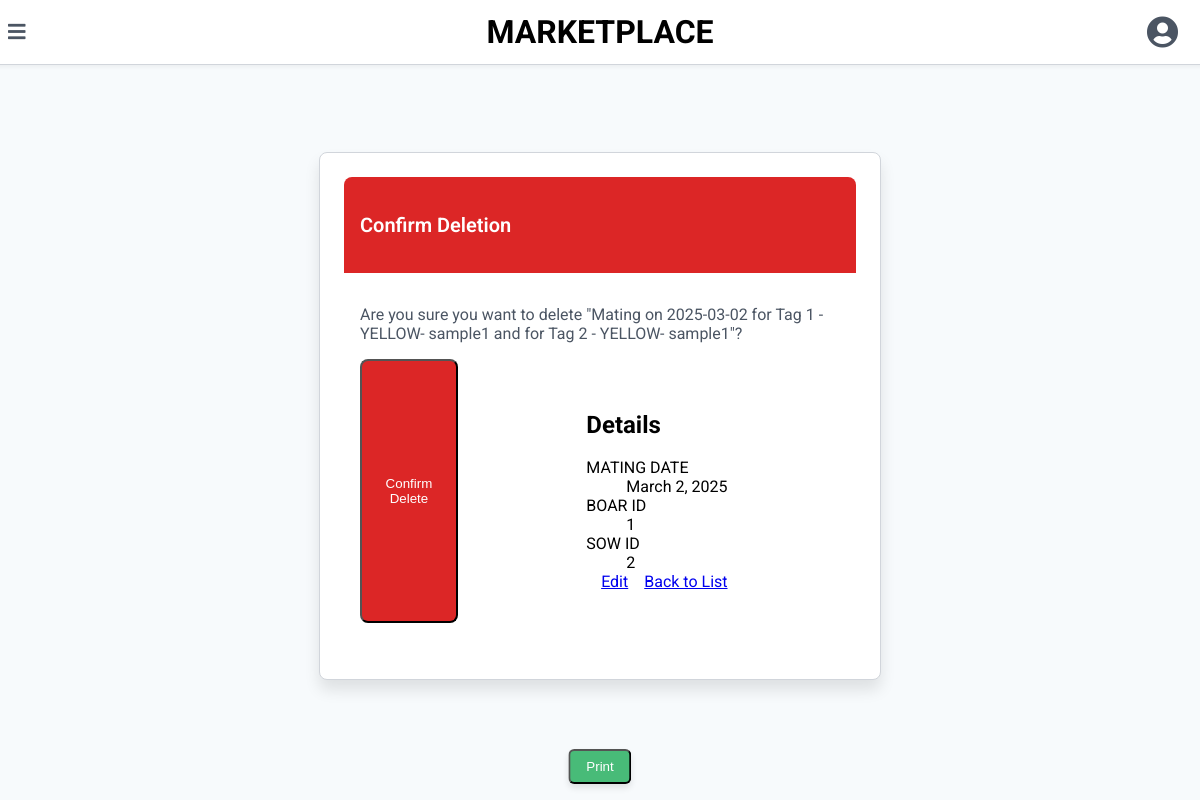
Page /1/details/Mating on the committed database.
### inven/models.py (models this page shows, shortened)
class Mating(models.Model):
    date = models.DateField(_("Mating Date"))
    boar_id = models.ForeignKey(
        Inven,
        on_delete=models.CASCADE,
        verbose_name=_("Boar"),
        limit_choices_to={'sex__name': 'BOAR'},  # Filter only Boars
        related_name='matings_as_boar'
    )
    sow_id = models.ForeignKey(
        Inven,
        on_delete=models.CASCADE,
        verbose_name=_("Sow"),
        limit_choices_to={'sex__name': 'SOW'},  # Filter only Sows
        related_name='matings_as_sow'
    )
    def __str__(self):
        return f"Mating on {self.date} for Tag {self.boar_id.number} - {self.boar_id.tag_colour}- {self.boar_id.breed} and for Tag {self.sow_id.number} - {self.sow_id.tag_colour}- {self.sow_id.breed}"

class Inven(models.Model):
    number = models.IntegerField(_("Pig ID"))
    tag_colour = models.ForeignKey(TagsColour,related_name='tagcolour', on_delete=models.CASCADE)
    breed = models.ForeignKey(Breeds, related_name='breed', on_delete=models.CASCADE)
    sex = models.ForeignKey(Sex, related_name='sex', on_delete=models.CASCADE)
    birth_date = models.DateField(_("Birth Date"), auto_now=False, auto_now_add=False)
    weight = models.IntegerField(_("Weight (kg)"))
    status = models.CharField(_("Health status"), max_length=100)
    arrival =models.DateField(_("arrival date"), auto_now=False, auto_now_add=False)
    location = models.CharField(_("address of seller farm"), max_length=255)
    class Meta:
        verbose_name_plural = "Invens"
        ordering = ['-birth_date']

### modelingdata/models.py (models this page shows)
class TagsColour(models.Model):
    name = models.CharField(max_length=255)
    def __str__(self):
        return self.name

class  Breeds(models.Model):
    name = models.CharField(max_length=255)
    def __str__(self):
        return self.name

### inven/views.py (the view)
# urls.py: path('<int:pk>/details/Mating', MatingDetailView.as_view(), name='Mating-detail'),
class MatingDetailView(DetailView):
    model = Mating
    template_name = 'mating/detail.html'
    context_object_name = 'Mating'

### templates/mating/detail.html (shortened to what this page needs)
{% extends "comfirm.html" %}
{% block page %}
<main class="content">
    <div class="table-container">
        <h2>Details</h2>
        <dl>
            <div>
                <dt>MATING DATE</dt>
                <dd>{{ Mating.date }}</dd>
            </div>
            <div>
                <dt>BOAR ID</dt>
                <dd>{{ Mating.boar_id.number }}</dd>
            </div>
            <div>
                <dt>SOW ID</dt>
                <dd>{{ Mating.sow_id.number }}</dd>
            </div>
        <div class="mt-6 flex justify-end space-x-4">
            <a href="{% url 'Mating-update' Mating.pk %}" class="btn btn-primary">Edit</a>
            <a href="{% url 'Mating-list' %}" class="btn btn-secondary">Back to List</a>
        </div>
    </div>
</main>
{% endblock %}

### templates/comfirm.html (shortened to what this page needs)
{% extends "firstlabel/main.html" %}
{% block content %}
<html>
<head>
    <link rel="stylesheet" href="https://cdnjs.cloudflare.com/ajax/libs/font-awesome/5.15.3/css/all.min.css"></link>
</head>
<body>
    <main class="content">
        <div class="max-w-lg mx-auto bg-white border border-gray-300 rounded-md p-6 shadow-lg" style="margin: auto;">
            <div class="bg-red-600 text-white p-4 rounded-t-md">
                <h3 class="text-xl font-semibold">Confirm Deletion</h3>
            </div>
            <div class="p-4">
                <p class="text-gray-700 mb-4">Are you sure you want to delete "{{ object }}"?</p>
                <form method="post">
                    <div class="flex justify-end space-x-4">
                        <button type="submit" class="bg-red-600 text-white px-4 py-2 rounded-md hover:bg-red-700 transition duration-300">Confirm Delete</button>
        {% block page %}
        {% endblock %}
                    </div>
                </form>
            </div>
        </div>
    </main>
</body>
</html>
{% endblock %}

### templates/firstlabel/main.html (style rules this page uses)
body { font-family: 'Roboto', sans-serif; background-color: #f3f4f6; margin: 0; padding: 0; }
.content { margin-left: 0; transition: margin-left 0.3s; padding: 1rem; padding-top: 5rem; }

### templates/comfirm.html (style rules this page uses)
body { font-family: 'Roboto', sans-serif; background-color: #f7fafc; margin: 0; padding: 0; display: flex; align-items: center; justify-content: center; min-height: 100vh; }
.content { margin-left: 0; margin-top: 16px; padding: 16px; transition: all 0.3s; display: flex; justify-content: center; width: 100%; }
.max-w-lg { max-width: 32rem; }
.mx-auto { margin-left: auto; margin-right: auto; }
.bg-white { background-color: #ffffff; }
.border { border: 1px solid #d1d5db; }
.rounded-md { border-radius: 8px; }
.p-6 { padding: 24px; }
.shadow-lg { box-shadow: 0 10px 15px rgba(0, 0, 0, 0.1); }
.bg-red-600 { background-color: #dc2626; }
.text-white { color: #ffffff; }
.p-4 { padding: 16px; }
.rounded-t-md { border-top-left-radius: 8px; border-top-right-radius: 8px; }
.text-xl { font-size: 1.25rem; }
.font-semibold { font-weight: 600; }
.text-gray-700 { color: #4b5563; }
.mb-4 { margin-bottom: 16px; }
.flex { display: flex; }
.justify-end { justify-content: flex-end; }
.space-x-4 > :not(:last-child) { margin-right: 16px; }
.px-4 { padding-left: 16px; padding-right: 16px; }
.py-2 { padding-top: 8px; padding-bottom: 8px; }
.transition { transition: background-color 0.3s; }
.duration-300 { transition-duration: 0.3s; }

### rows in the picture
Mating: date+boar_id+sow_id "Mating on 2025-03-02 for Tag 1 - YELLOW- sample1 and for Tag 2 - YELLOW- sample1", date "March 2, 2025", boar_id.number "1", sow_id.number "2"
